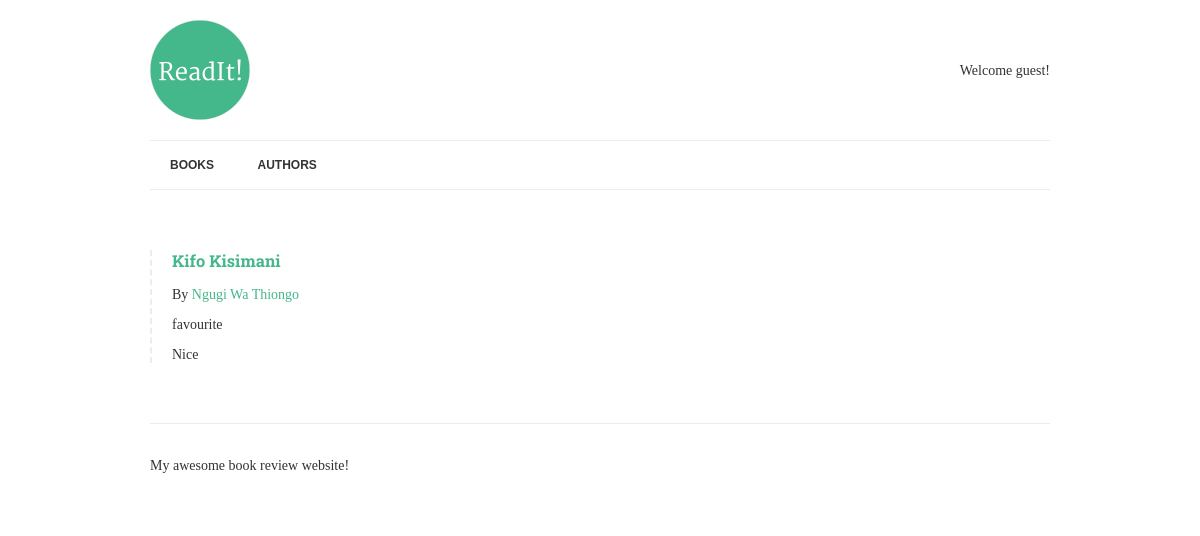
The page /books/2/ on the database its author committed.
### books/models.py (models this page shows, shortened)
class Book(models.Model):
    title = models.CharField(max_length=150)
    authors = models.ManyToManyField("Author", related_name="books")
    review = models.TextField(blank=True, null=True)
    date_reviewed = models.DateTimeField(blank=True, null=True)
    is_favourite = models.BooleanField(default=False, verbose_name="Favourite?")

class Author(models.Model):
    name = models.CharField(max_length=70, help_text="Use pen name, not real name", unique=True)

### books/views.py (the view)
# urls.py: url(r'^books/(?P<pk>[-\w]+)/$', views.BookDetail.as_view(), name="book-detail"),
class BookDetail(DetailView):
    model = Book
    template_name = "book.html"

### books/templates/book.html
{% extends "base.html" %}
{% block content %}
	{% if book.review %}
		{% include "book-detail.html" %}
	{% endif %}
{% endblock %}

### books/templates/book-detail.html
<div class="book">
	<h3><a href="{% url 'book-detail' book.pk %}">{{ book.title }}</a></h3>
	<p>By {% for author in book.authors.all %}<a href="{% url 'author-detail' author.pk %}">{{ author.name }}</a>{% endfor %}</p>
	{% if book.is_favourite %}<p class="highlight">favourite</p>{% endif %}
	<p>{{ book.review|linebreaks }}</p>
</div>

### readit/static/css/style.css (style rules this page uses)
.book { border-left: 2px dashed #ececec; padding-left: 20px; margin: 40px 0; }
body { font-family: 'Merriweather', serif; color: #333; font-size: 14px; }
h1, h2, h3, h4, h5, h6 { font-family: 'Roboto Slab', serif; }
a { color: #44B78B; text-decoration: none; }

### rows shown on the page
Book: title "Kifo Kisimani", review "Nice"
Author: name "Ngugi Wa Thiongo"
